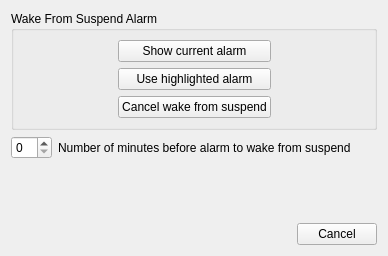
<?xml version="1.0" encoding="UTF-8"?>
<!--
   SPDX-FileCopyrightText: 2011 David Jarvie <djarvie@kde.org>
   SPDX-License-Identifier: GPL-2.0-or-later
-->
<ui version="4.0">
 <class>WakeFromSuspendDlgWidget</class>
 <widget class="QWidget" name="WakeFromSuspendDlgWidget">
  <property name="geometry">
   <rect>
    <x>0</x>
    <y>0</y>
    <width>388</width>
    <height>256</height>
   </rect>
  </property>
  <layout class="QVBoxLayout" name="verticalLayout">
   <item>
    <widget class="QGroupBox" name="groupBox">
     <property name="title">
      <string>Wake From Suspend Alarm</string>
     </property>
     <layout class="QHBoxLayout" name="horizontalLayout">
      <item>
       <spacer name="horizontalSpacer">
        <property name="orientation">
         <enum>Qt::Horizontal</enum>
        </property>
        <property name="sizeHint" stdset="0">
         <size>
          <width>40</width>
          <height>20</height>
         </size>
        </property>
       </spacer>
      </item>
      <item>
       <layout class="QVBoxLayout" name="verticalLayout1">
        <item>
         <widget class="QPushButton" name="showWakeButton">
          <property name="toolTip">
           <string>Show current wake-from-suspend alarm</string>
          </property>
          <property name="whatsThis">
           <string>Highlight the current wake-from-suspend alarm in the alarm list. This button is disabled if no wake-from-suspend alarm is configured.</string>
          </property>
          <property name="text">
           <string>Show current alarm</string>
          </property>
         </widget>
        </item>
        <item>
         <widget class="QPushButton" name="useWakeButton">
          <property name="toolTip">
           <string>Set highlighted alarm as the wake-from-suspend alarm</string>
          </property>
          <property name="whatsThis">
           <string>Set the alarm highlighted in the alarm list to wake-from-suspend. This replaces any existing wake-from-suspend alarm.</string>
          </property>
          <property name="text">
           <string>Use highlighted alarm</string>
          </property>
         </widget>
        </item>
        <item>
         <widget class="QPushButton" name="cancelWakeButton">
          <property name="sizePolicy">
           <sizepolicy hsizetype="Preferred" vsizetype="Fixed">
            <horstretch>0</horstretch>
            <verstretch>0</verstretch>
           </sizepolicy>
          </property>
          <property name="toolTip">
           <string>Cancel the current wake-from-suspend</string>
          </property>
          <property name="whatsThis">
           <string>Cancel the currently configured wake-from-suspend. Note that this does not cancel the alarm itself, which will still trigger in the normal way. This button is disabled if no wake-from-suspend alarm is configured.</string>
          </property>
          <property name="text">
           <string>Cancel wake from suspend</string>
          </property>
         </widget>
        </item>
       </layout>
      </item>
      <item>
       <spacer name="horizontalSpacer_2">
        <property name="orientation">
         <enum>Qt::Horizontal</enum>
        </property>
        <property name="sizeHint" stdset="0">
         <size>
          <width>40</width>
          <height>20</height>
         </size>
        </property>
       </spacer>
      </item>
     </layout>
    </widget>
   </item>
   <item>
    <layout class="QHBoxLayout" name="horizontalLayout_2">
     <item>
      <widget class="QSpinBox" name="advanceWakeTime">
       <property name="sizePolicy">
        <sizepolicy hsizetype="Fixed" vsizetype="Fixed">
         <horstretch>0</horstretch>
         <verstretch>0</verstretch>
        </sizepolicy>
       </property>
       <property name="whatsThis">
        <string>Enter how many minutes before the alarm trigger time to wake the system from suspend. This can be used to ensure that the system is fully restored by the time the alarm triggers.</string>
       </property>
       <property name="maximum">
        <number>10</number>
       </property>
      </widget>
     </item>
     <item>
      <widget class="QLabel" name="label">
       <property name="text">
        <string>Number of minutes before alarm to wake from suspend</string>
       </property>
      </widget>
     </item>
    </layout>
   </item>
   <item>
    <spacer name="verticalSpacer">
     <property name="orientation">
      <enum>Qt::Vertical</enum>
     </property>
     <property name="sizeHint" stdset="0">
      <size>
       <width>20</width>
       <height>40</height>
      </size>
     </property>
    </spacer>
   </item>
   <item>
    <widget class="QDialogButtonBox" name="buttonBox">
     <property name="standardButtons">
      <set>QDialogButtonBox::Cancel</set>
     </property>
    </widget>
   </item>
  </layout>
 </widget>
 <resources/>
 <connections/>
</ui>
